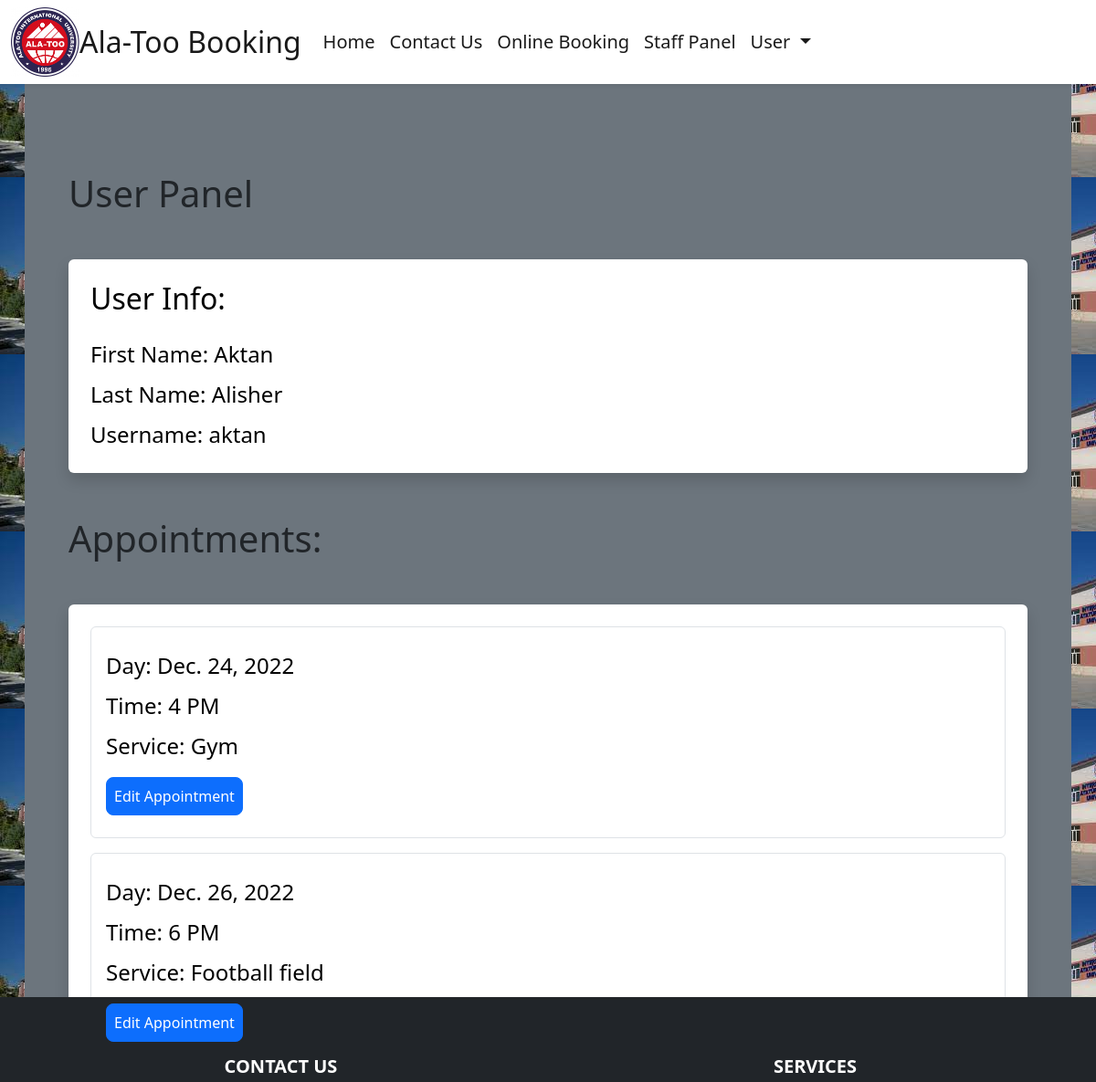
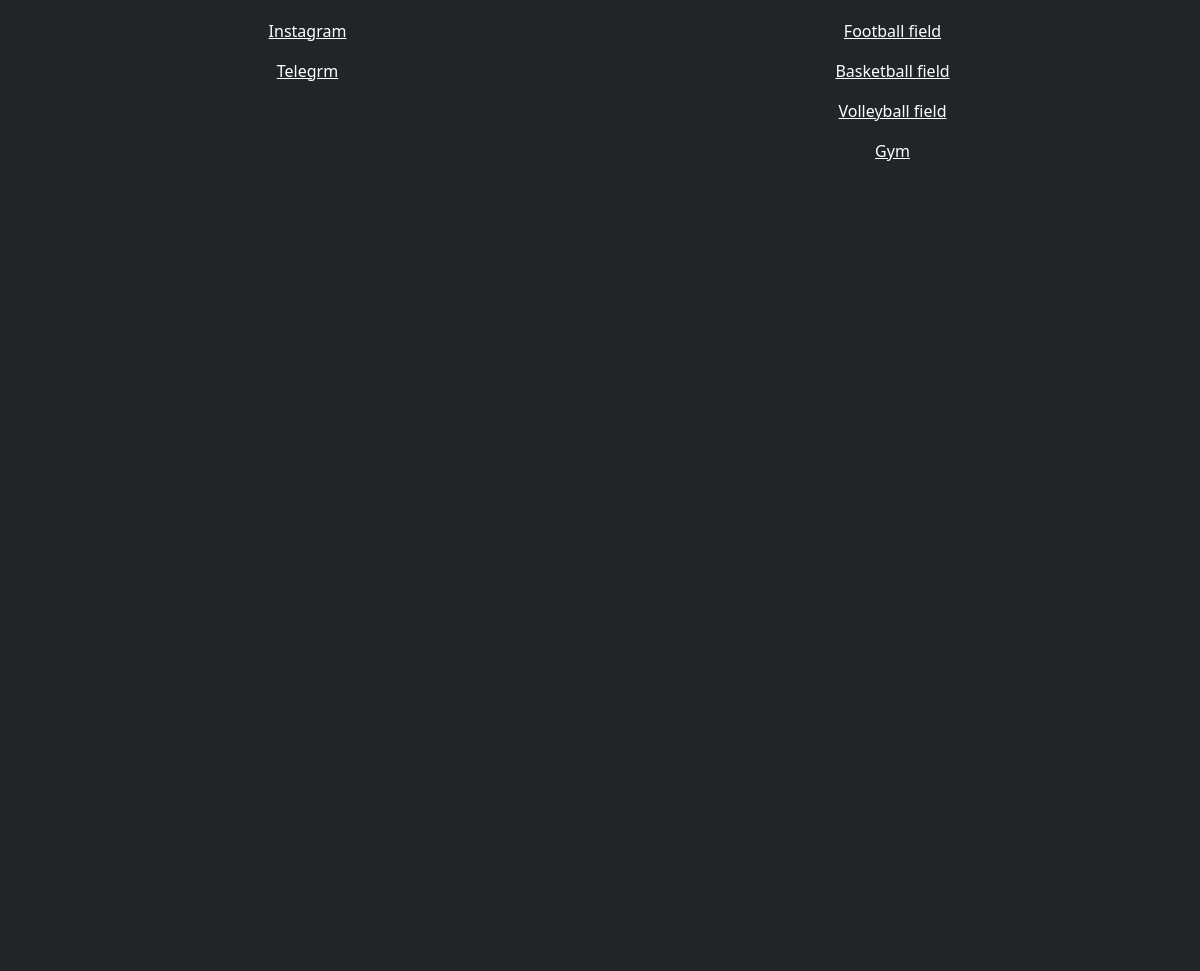
The app's page /user-panel (signed in) with its own data (2 pictures, top to bottom).
### booking/models.py (models this page shows, shortened)
class Appointment(models.Model):
    user = models.ForeignKey(User, on_delete=models.CASCADE, null=True, blank=True)
    service = models.CharField(max_length=50, choices=SERVICE_CHOICES, default="Football field")
    day = models.DateField(default=datetime.now)
    time = models.CharField(max_length=10, choices=TIME_CHOICES, default="4 PM")
    time_ordered = models.DateTimeField(default=datetime.now, blank=True)

### booking/views.py (the view)
# urls.py: path('user-panel', views.userPanel, name='userPanel'),
def userPanel(request):
    user = request.user
    appointments = Appointment.objects.filter(user=user).order_by('day', 'time')
    return render(request, 'userPanel.html', {
        'user':user,
        'appointments':appointments,
    })

### booking/templates/userPanel.html (shortened to what this page needs)
{% extends 'layout.html' %}
{% load static %}
{% block body %}
{% if user.is_authenticated %}
<div class="bg bg-secondary text-dark pt-5 pb-5">
<h1 class=" ms-5 mt-5 ">User Panel</h1>
<div class="shadow p-4 mb-5 bg-body bg-body rounded text-black  m-5 ">
    <h2 class="">User Info:</h2>
    <ul class="list-group fs-4 mt-3">
            <li class="list-group mt-2">First Name: {{ user.first_name }}</li>
            <li class="list-group mt-2">Last Name: {{ user.last_name }}</li>
            <li class="list-group mt-2">Username: {{ user.username }}</li>
    </ul>
</div>
{% if appointments.count > 0 %}
<div class="mt-5 ">
    <h1 class=" ms-5">Appointments:</h1>
    <div class="shadow p-4 mb-3 bg-body bg-body rounded text-black  m-5">
        {% for appointment in appointments %}
        <div class="list-group fs-4 border p-3 mb-3">
            <p class="list-group mt-2">Day: {{ appointment.day }}</p>
            <p class="list-group mt-2">Time: {{ appointment.time }}</p>
            <p class="list-group mt-2">Service: {{ appointment.service }}</p>
            <div class="mt-3 mb-2">
                <a class="btn btn-primary rounded-3 p-2" href="{% url 'userUpdate' appointment.id %}">Edit Appointment</a>
            </div>
        </div>
        {% endfor %}
    </div>
</div>
{% endif %}
{% else %}
<div class="shadow p-4 mb-5 bg-body bg-body rounded text-black  m-5">
    <h1 class="p-2  ms-3">First Sign in!</h1>
    <a href="{% url 'login' %}" class="btn btn-primary text-white">Sign in</a>
</div>
{% endif %}
</div>
{% endblock %}

### static/css/style.css (style rules this page uses)
body { background="img/background.jpg" }

### records on screen
Appointment: day "Dec. 24, 2022", time "4 PM", service "Gym"
Appointment: day "Dec. 26, 2022", time "6 PM", service "Football field"

### other values on screen
{{ user.first_name }} "Aktan"
{{ user.last_name }} "Alisher"
{{ user.username }} "aktan"
